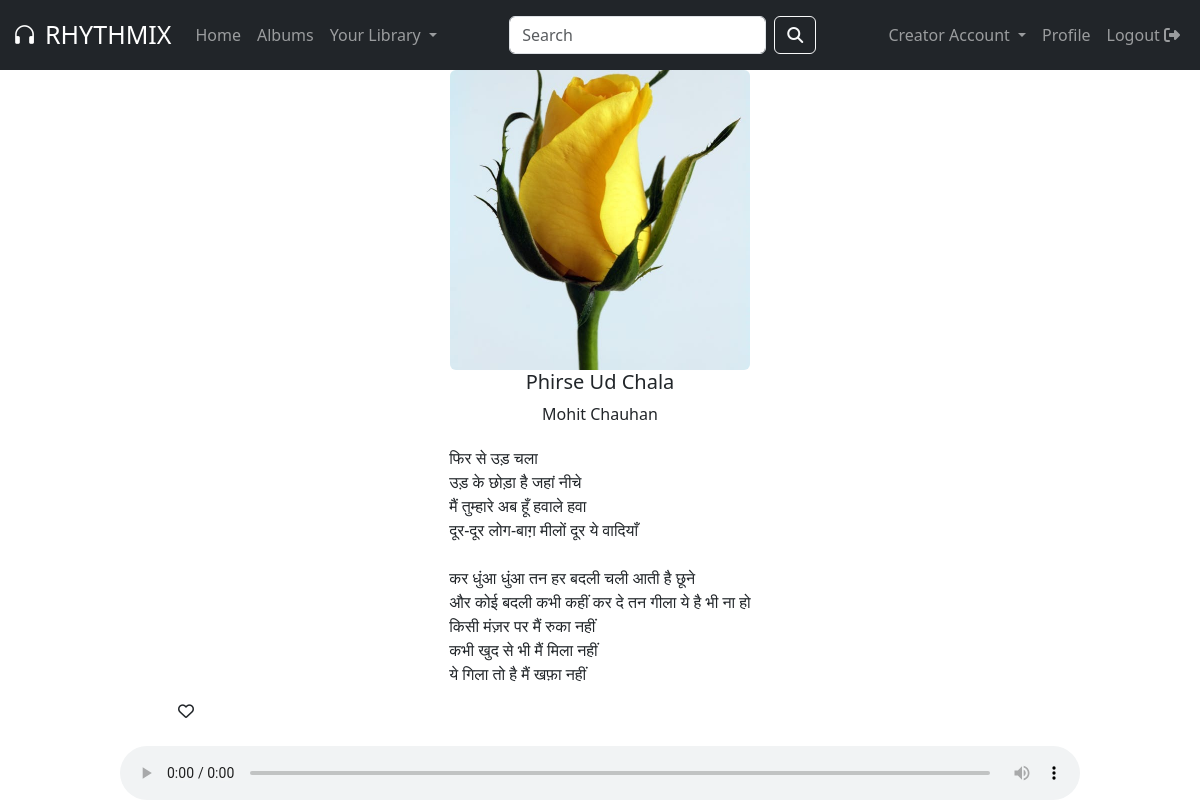
Page /listen_song/19 (signed in) on the committed database.
### models.py (models this page shows)
class Song(db.Model):
    song_id = db.Column(db.Integer, primary_key=True, autoincrement=True)
    song_name = db.Column(db.String(100), nullable=False)
    lyrics = db.Column(db.String(1000), nullable=False)
    artist = db.Column(db.String(100), nullable=False)
    path = db.Column(db.String(100), nullable=False)
    poster = db.Column(db.String(100), nullable=False)
    date_added = db.Column(db.DateTime, default=datetime.utcnow)
    rating = db.Column(db.Integer, default=0)
    genre = db.Column(db.String(100), nullable=False)
    played = db.Column(db.Integer, nullable=False, default=0)
    album = db.Column(db.Integer, db.ForeignKey("album.album_id"))
    creator = db.Column(
        db.Integer, db.ForeignKey("user.user_id")
    )  # one-many btwn user(creator) and song
    playlist = db.relationship("Playlist", backref="playlist", secondary=song_playlist)

### app.py (the view)
@app.route("/listen_song/<int:song_id>", methods=["GET", "POST"])  # type: ignore
@login_required
def listen_song(song_id):
    if request.method == "GET":
        user = User.query.get(current_user.user_id)  # type: ignore
        status = False
        already_rated = False
        song = Song.query.get(song_id)
        song.played += 1
        path = "../" + song.path
        liked_songs = user.liked_songs
        liked_songs_ids = []
        for liked_song in liked_songs:
            liked_songs_ids.append(liked_song.song_id)
        if song_id in liked_songs_ids:
            status = True
        if song in user.rated_songs:
            already_rated = True
        db.session.commit()
        return render_template(
            "listen_song.html",
            song=song,
            path=path,
            status=status,
            already_rated=already_rated,
        )

### app.py (called while the page is built)
@login_manager.user_loader
def load_user(user_id):
    return User.query.get(int(user_id))

### templates/listen_song.html (shortened to what this page needs)
<!DOCTYPE html>
<html lang="en">
  <head>
    <link
      href="https://cdn.jsdelivr.net/npm/bootstrap@5.3.2/dist/css/bootstrap.min.css"
      rel="stylesheet"
    />
    <link
      rel="stylesheet"
      href="https://cdnjs.cloudflare.com/ajax/libs/font-awesome/6.4.2/css/all.min.css"
    />
    <link
      rel="stylesheet"
      href="https://cdn.jsdelivr.net/npm/bootstrap-icons@1.11.1/font/bootstrap-icons.css"
    />
    <link
      href="https://cdn.jsdelivr.net/npm/bootstrap@5.3.2/dist/css/bootstrap.min.css"
      rel="stylesheet"
    />
    <link rel="stylesheet" href="../static/style.css" />
  </head>
  <body>
    <div class="flex-row">
      <nav class="navbar navbar-expand-lg fixed-top navbar-dark bg-dark">
        <div class="container-fluid">
          <a class="navbar-brand" href="/homepage" style="font-size: 25px">
            <i class="bi bi-headphones me-2"></i>RHYTHMIX
          </a>
          <div class="collapse navbar-collapse" id="navbarSupportedContent">
            <ul class="navbar-nav me-auto mb-2 mb-lg-0">
              <li class="nav-item">
                <a class="nav-link" aria-current="page" href="/homepage"
                  >Home</a
                >
              </li>
              <li class="nav-item">
                <a class="nav-link" href="/all_albums">Albums</a>
              </li>
              <li class="nav-item dropdown">
                <a
                  class="nav-link dropdown-toggle"
                  role="button"
                  href="#"
                  data-bs-toggle="dropdown"
                  aria-expanded="false"
                >
                  Your Library
                </a>
              </li>
            </ul>
            <form
              class="d-flex mx-auto my-2"
              role="search"
              name="search_form"
              action="/search_page"
              method="POST"
            >
              <input
                class="form-control me-2"
                type="search"
                placeholder="Search"
                aria-label="Search"
                name="query"
                id="query"
              />
              <button class="btn btn-outline-light" type="submit">
                <i class="fa-solid fa-magnifying-glass"></i>
              </button>
            </form>
            <ul class="navbar-nav ms-auto">
              {% if current_user.user_type != 'creator' %}
              <li class="nav-item">
                <a href="/creator" class="nav-link">Creator Account</a>
              </li>
              {% else %}
              <li class="nav-item dropdown">
                <a
                  class="nav-link dropdown-toggle"
                  href="/creator"
                  role="button"
                  data-bs-toggle="dropdown"
                  aria-expanded="false"
                >
                  Creator Account
                </a>
              </li>
              {% endif %}
              <li class="nav-item">
                <a href="/profile" class="nav-link">Profile</a>
              </li>
              <li class="nav-item">
                <a href="/logout" class="nav-link"
                  >Logout <i class="fa-solid fa-right-from-bracket"></i
                ></a>
              </li>
            </ul>
          </div>
        </div>
      </nav>
    </div>
    <div class="container content">
      <div class="song-poster">
        <img
          src="{{url_for('static', filename='posters/'+song.poster)}}"
          alt="Song Poster"
          class="rounded"
        />
        <h5>{{song.song_name}}</h5>
        {{song.artist}}
      </div>
      <div class="lyrics-container">
        <div class="lyrics">
          {% for para in song.lyrics.split('\n') %} {{ para }} <br />
          {% endfor %}
        </div>
      </div>
      <div class="like-rating">
        <div class="like-song">
          {% if status %}
          <form
            action="/unlike_song/{{song.song_id}}"
            method="POST"
            id="unlike_form"
          >
            <button type="submit" class="btn">
              <i title="Remove from liked songs" class="fa-solid fa-heart"></i>
            </button>
          </form>
          {% else %}
          <form
            action="/like_song/{{song.song_id}}"
            method="POST"
            id="like_form"
          >
            <button type="submit" class="btn">
              <i title="Add to liked songs" class="fa-regular fa-heart"></i>
            </button>
          </form>
          {% endif %}
        </div>
        </div>
        <audio controls class="player">
          <source
            src="{{url_for('static', filename = 'audios/'+song.path)}}"
            type="audio/mpeg"
          />
        </audio>
      </div>
  </body>
</html>

### static/style.css (style rules this page uses)
.content { margin-top: 70px; }
.player { position: fixed; bottom: 0; left: 50%; transform: translateX(-50%); width: 80%; text-align: center; }
.lyrics-container { max-height: 30vh; overflow-y: auto; }
.lyrics { display: flex; justify-content: center; align-items: center; flex-direction: column; text-align: justify; max-width: 500px; margin: 0 auto; }
.song-poster { text-align: center; margin-bottom: 20px; }
.song-poster img { width: 300px; height: 300px; object-fit: cover; }
.like-rating { position: fixed; bottom: 70px; left: 0; right: 0; display: flex; justify-content: space-between; padding: 0 20px; z-index: 1000; }
.like-song, .rating { display: flex; align-items: center; }
.like-song { margin-left: 145px; }

### rows in the picture
Song: poster (picture), song_name "Phirse Ud Chala", artist "Mohit Chauhan"

### other values in the picture
{{ para }} "फिर से उड़ चला" "उड़ के छोड़ा है जहां नीचे" "मैं तुम्हारे अब हूँ हवाले हवा" "दूर-दूर लोग-बाग़ मीलों दूर ये वादियाँ" "कर धुंआ धुंआ तन हर बदली चली आती है छूने" "और कोई बदली कभी कहीं कर दे तन गीला ये है भी ना हो" "किसी मंज़र पर मैं रुका नहीं" "कभी खुद से भी मैं मिला नहीं" "ये गिला तो है मैं खफ़ा नहीं"
